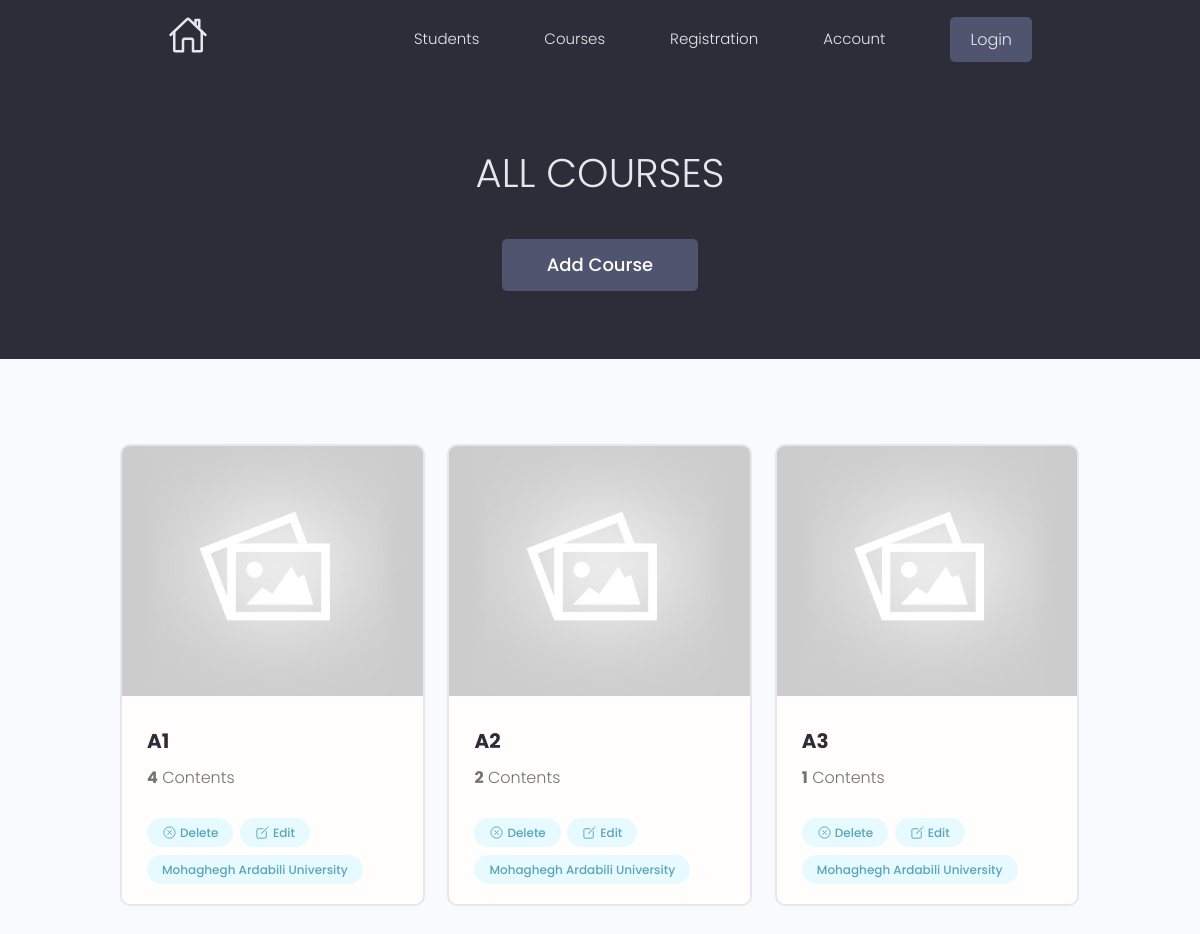
Screenshot of /courses with the database file from the repository.
### projects/models.py (models this page shows, shortened)
class course(models.Model):
    id = models.UUIDField(default=uuid.uuid4, primary_key=True, unique=True, editable=False)
    name = models.CharField(max_length=50, blank=True)
    content = models.ManyToManyField('content', blank=True)
    course_image = models.ImageField(null=True, blank=True, default="default-course.jpg")
    created = models.DateTimeField(auto_now_add=True)

### projects/views.py (the view)
# urls.py: path('courses', views.allCourses, name="allCourses"),
def allCourses(request):
    Courses = course.objects.all()
    context = {'Courses': Courses}
    return render(request, 'projects/Courses/Courses.html', context)

### projects/templates/projects/Courses/Courses.html
{% extends 'main.html' %}
{% block content %}
<main>
	<section class="hero-section text-center" style="height: 35vh;">
		<div class="container container--narrow">
			<div class="hero-section__box"">
				<h2>All Courses</h2>
			</div>
			<div class=" hero-section__search">
				<a href="{% url 'createCourse' %}" class="btn btn--sub btn--lg">Add Course</a>
			</div>
		</div>
	</section>
	<section class="projectsList">
		<div class="container">
			<div class="grid grid--three">
				{% for course in Courses %}
				<div class="column">
					<div class="card project">
						<a href="#" class="project">
							<img class="project__thumbnail" src="{{ course.course_image.url }}" alt="project thumbnail" />
							<div class="card__body">
								<h3 class="project__title">{{course.name}}</h3>
								<p class="project--rating">
									<span style="font-weight: bold;">{{course.content.count}}</span> Contents
								</p>
								<div class="project__tags">
									<a class="tag tag--pill tag--main manage--btn" href="{% url 'deleteCourse' course.id %}">
										<ion-icon name="close-circle-outline" class="ion-icon_edit"></ion-icon>Delete
									</a>
									<a class="tag tag--pill tag--main manage--btn" href="{% url 'updateCourse' course.id %}">
										<ion-icon name="create-outline" class="ion-icon_edit"></ion-icon>Edit
									</a>
									<span class="tag tag--pill tag--main">
										<small>Mohaghegh Ardabili University</small>
									</span>
								</div>
							</div>
						</a>
					</div>
				</div>
				{% endfor %}
			</div>
		</div>
	</section>
</main>
{% endblock %}

### static/styles/app.css (style rules this page uses)
:root { --color-sub: #2d2d39; }
.btn--sub { background-color: var(--color-sub-light); }
.card { border: 2px solid var(--color-light); }
img { width: 100%; }
.hero-section { height: 40vh; display: flex; align-items: center; background-color: var(--color-sub); }
.hero-section__box { margin-bottom: 4rem; }
.hero-section__box > h2, .hero-section__box > h2 > span { font-size: 4rem; color: var(--color-light); line-height: 1.3; text-transform: uppercase; }
.hero-section__box > h2 { font-weight: 300; }
.project--rating { margin-bottom: 1.6em; margin-top: .5em; }
.projectsList { margin-top: 8rem; }
.project__thumbnail { height: 25rem; object-fit: cover; object-position: top center; }
.project__title { font-size: 2rem; font-weight: 700; color: var(--color-sub); }

### static/styles/main.css (style rules this page uses)
.manage--btn { margin-right: 0.25rem; margin-bottom: 0.75rem; }
.ion-icon_edit { font-size: 15px; margin-right: 3px; }

### static/uikit/styles/modules/_variables.css (style rules this page uses)
:root { --color-main: #5aa5b9; --color-main-light: #e6faff; --color-sub: #3f4156; --color-sub-light: #51546e; --color-sub-lighter: #ededfd; --color-text: #737373; --color-gray: #8b8b8b; --color-light: #e5e7eb; --color-light-gray: #767676; --color-bg: #f8fafd; --color-white: #fffefd; --color-white-light: #f3f3f3; --color-success: #359e64; --color-success-bg: #def8e8; --color-error: #fc4b0b; --color-error-bg: #fff2ee; --font-base: 'Poppins', arial, helvetica, 'Segoe UI', roboto, ubuntu, sans-serif; --font-monospace: 'Fira Code', 'Courier New', courier, monospace; --font-regular: 300; --font-medium: 500; --font-bold: 700; --generic-shadow: 1px 1px 5px #00000010; --generic-transition: all 0.3s ease-in-out; }

### static/uikit/styles/modules/_base.css (style rules this page uses)
* { margin: 0; padding: 0; box-sizing: border-box; text-rendering: optimizeLegibility; color: inherit; font-size: inherit; }
html { font-size: 50%; }
@media only screen and (min-width: 480px) { html { font-size: 56.25%; } }
@media only screen and (min-width: 1200px) { html { font-size: 62.5%; } }
body { line-height: 1.6; font-weight: 400; font-size: 1.5rem; color: var(--color-text); background-color: var(--color-bg); min-height: 100vh; }

### static/uikit/styles/modules/_typography.css (style rules this page uses)
* { font-family: var(--font-base); }
h2 { font-size: 3.6rem; font-weight: var(--font-bold); }
h3 { font-size: 3.2rem; font-weight: var(--font-medium); }
p, span, strong { font-size: 1.6rem; color: var(--color-text); font-weight: var(--font-regular); }
a { padding-bottom: 2px; text-decoration: none; display: inline-block; color: var(--color-main); font-weight: var(--font-medium); }

### static/uikit/styles/modules/_utilities.css (style rules this page uses)
.container { width: 92%; max-width: 165rem; margin: 0 auto; box-sizing: border-box; }
.container--narrow { width: 92%; max-width: 120rem; }
@media screen and (min-width: 1000px) { .container { width: 90%; } }
@media screen and (min-width: 1000px) { .container--narrow { width: 85%; } }
@media screen and (min-width: 1200px) { .container { width: 80%; } }
@media screen and (min-width: 1200px) { .container--narrow { width: 72%; } }
.text-center { text-align: center; }

### static/uikit/styles/modules/_button.css (style rules this page uses)
.btn { display: inline-block; position: relative; cursor: pointer; background-color: var(--color-light); font-weight: var(--font-medium); color: var(--color-sub); text-decoration: none; padding: 1rem 2rem; border-radius: 0.5rem; border: none; width: -webkit-fit-content; width: -moz-fit-content; width: fit-content; height: -webkit-fit-content; height: -moz-fit-content; height: fit-content; font-size: 1.6rem; outline-width: 0; outline-color: transparent; -webkit-backface-visibility: hidden; backface-visibility: hidden; transition: all 0.3s ease-in-out; }
.btn--sub { background-color: var(--color-sub); color: var(--color-white); }
.btn--lg { font-size: 1.8rem; padding: 1.2rem 4.5rem; }

### static/uikit/styles/modules/_card.css (style rules this page uses)
.card { border-radius: 1rem; background-color: var(--color-white); border: 1.5px solid var(--color-light); width: auto; height: auto; margin-top: 0.5rem; margin-bottom: 0.5rem; overflow: hidden; }
.card__body, .card__header { padding: 2rem 2.5rem; }

### static/uikit/styles/modules/_tag.css (style rules this page uses)
.tag { display: inline-flex; align-items: center; background-color: var(--color-sub); height: -webkit-fit-content; height: -moz-fit-content; height: fit-content; width: -webkit-fit-content; width: -moz-fit-content; width: fit-content; border-radius: 0.5rem; padding: 0.5rem 1.5rem; font-size: 1.2rem; cursor: pointer; }
.tag:not(:last-child) { margin-right: 0.25rem; margin-bottom: 0.75rem; }
.tag > small { color: var(--color-white); }
.tag--pill { border-radius: 5rem; }
.tag--main, .tag--main > small { background: var(--color-main-light); color: var(--color-main); font-weight: 500; }

### rows the page displays
course: course_image (placeholder picture), name "A1", content.count "4"
course: course_image (placeholder picture), name "A2", content.count "2"
course: course_image (placeholder picture), name "A3", content.count "1"
